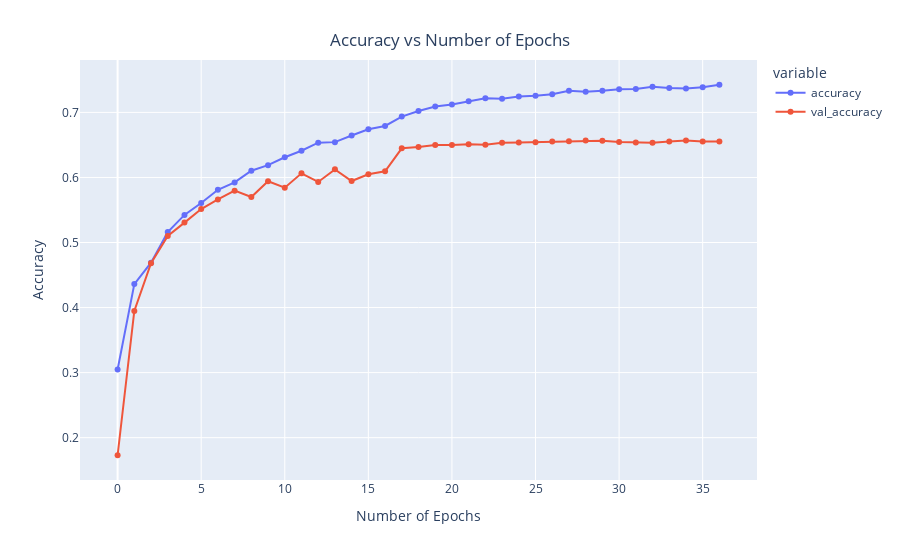

The code cell stored with this chart in its notebook:
### Markdown cell above
## Training plots

### Code cell
x = px.line(data_frame= history , y= ["accuracy" , "val_accuracy"] ,markers = True )
x.update_xaxes(title="Number of Epochs")
x.update_yaxes(title = "Accuracy")
x.update_layout(showlegend = True,
    title = {
        'text': 'Accuracy vs Number of Epochs',
        'y':0.94,
        'x':0.5,
        'xanchor': 'center',
        'yanchor': 'top'})
x.show()

### Figure 1 — Plotly figure (JSON) as saved in the notebook; plotly's stock layout.template omitted (floating-point values rounded to 4 significant figures)
{"data": [{"hovertemplate": "variable=accuracy<br>index=%{x}<br>value=%{y}<extra></extra>", "legendgroup": "accuracy", "line": {"color": "#636efa", "dash": "solid"}, "marker": {"symbol": "circle"}, "mode": "markers+lines", "name": "accuracy", "orientation": "v", "showlegend": true, "type": "scatter", "x": [0, 1, 2, 3, 4, 5, 6, 7, 8, 9, 10, 11, 12, 13, 14, 15, 16, 17, 18, 19, 20, 21, 22, 23, 24, 25, 26, 27, 28, 29, 30, 31, 32, 33, 34, 35, 36], "xaxis": "x", "y": [0.3047, 0.4361, 0.4689, 0.5161, 0.5424, 0.5607, 0.5811, 0.5924, 0.6104, 0.6189, 0.6311, 0.6411, 0.6535, 0.6543, 0.6645, 0.6741, 0.6791, 0.6936, 0.7022, 0.7089, 0.7121, 0.7171, 0.7216, 0.7211, 0.7245, 0.7257, 0.7279, 0.7333, 0.7319, 0.7332, 0.7356, 0.7359, 0.7394, 0.7376, 0.7368, 0.7388, 0.7425], "yaxis": "y"}, {"hovertemplate": "variable=val_accuracy<br>index=%{x}<br>value=%{y}<extra></extra>", "legendgroup": "val_accuracy", "line": {"color": "#EF553B", "dash": "solid"}, "marker": {"symbol": "circle"}, "mode": "markers+lines", "name": "val_accuracy", "orientation": "v", "showlegend": true, "type": "scatter", "x": [0, 1, 2, 3, 4, 5, 6, 7, 8, 9, 10, 11, 12, 13, 14, 15, 16, 17, 18, 19, 20, 21, 22, 23, 24, 25, 26, 27, 28, 29, 30, 31, 32, 33, 34, 35, 36], "xaxis": "x", "y": [0.173, 0.3947, 0.4682, 0.51, 0.5306, 0.5515, 0.5663, 0.5797, 0.5699, 0.5941, 0.5842, 0.6063, 0.5931, 0.6124, 0.5945, 0.6049, 0.6095, 0.6448, 0.6468, 0.6501, 0.6499, 0.6509, 0.6504, 0.6532, 0.6535, 0.6542, 0.6551, 0.6558, 0.6569, 0.6565, 0.6544, 0.6535, 0.6534, 0.6551, 0.6569, 0.6551, 0.6553], "yaxis": "y"}], "layout": {"legend": {"title": {"text": "variable"}, "tracegroupgap": 0}, "margin": {"t": 60}, "showlegend": true, "title": {"text": "Accuracy vs Number of Epochs", "x": 0.5, "xanchor": "center", "y": 0.94, "yanchor": "top"}, "xaxis": {"anchor": "y", "domain": [0, 1], "title": {"text": "Number of Epochs"}}, "yaxis": {"anchor": "x", "domain": [0, 1], "title": {"text": "Accuracy"}}}}
